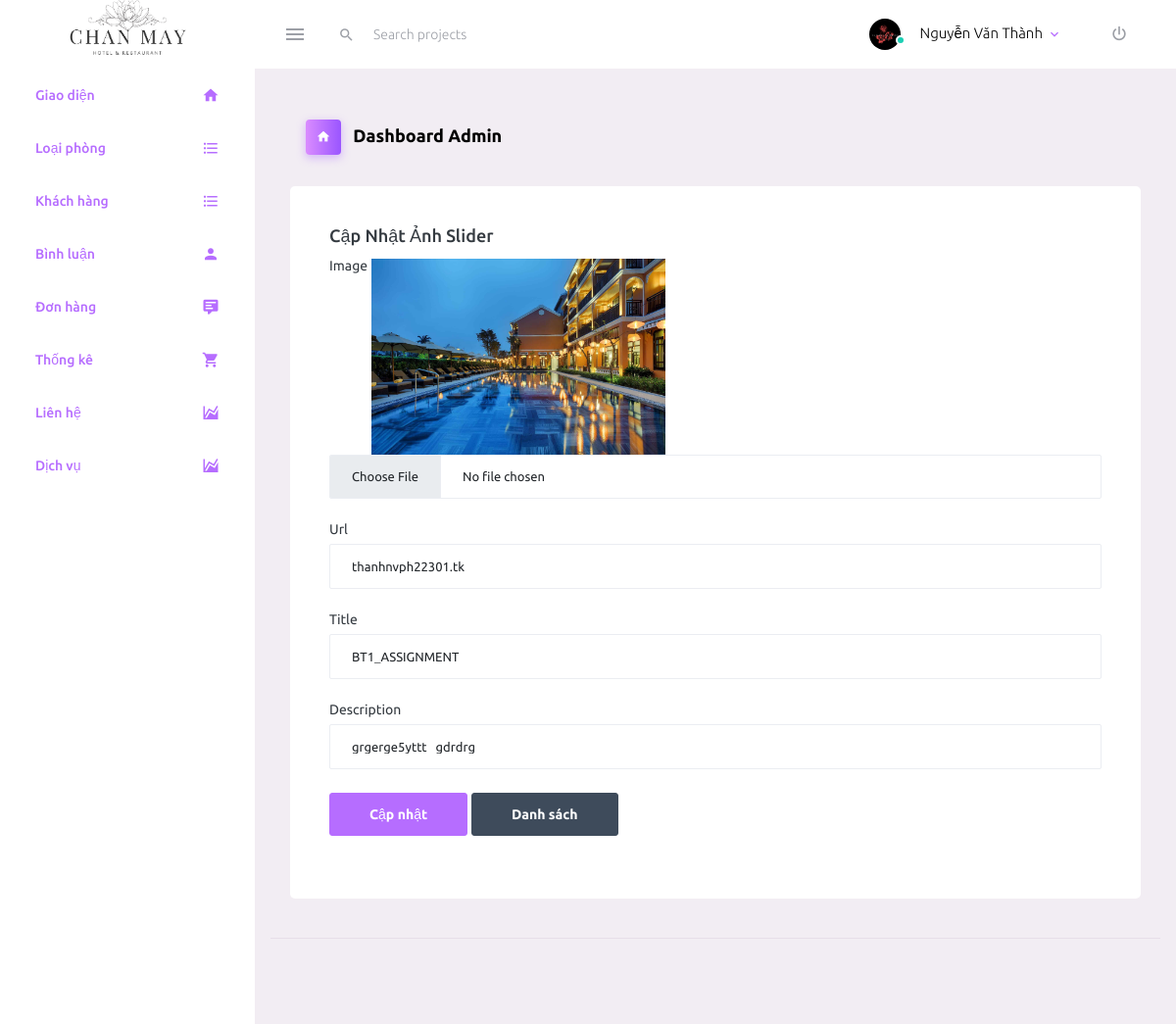
Page /index.php?url=sua-slider&id=5 (signed in) on the committed database.
### tables this page shows
CREATE TABLE `slider` (
  `id_slider` int(11) NOT NULL,
  `image` varchar(255) NOT NULL,
  `url` varchar(255) NOT NULL,
  `title` varchar(255) NOT NULL,
  `description` varchar(255) NOT NULL
);

### Controller/adminController.php (called while the page is built, shortened)
<?php
require_once "./Models/home.php";
require_once './Models/pdo.php';
if (isset($_SESSION['account']) && ($_SESSION['account']['role'] == 1)) {
    function listOneSlider()
    {
        include_once './View/Admin/header.php';
        if (isset($_GET['id']) && ($_GET['id'] > 0)) {
            $id = $_GET['id'];
            $oneSlider = listOneAnhSlider($id);
        }
        include_once './View/Admin/giaodien/edit_slider.php';
        include_once './View/Admin/footer.php';
    }
}
?>

### Models/pdo.php (called while the page is built, shortened)
<?php
function pdo_get_connection(){
    $dburl = "mysql:host=localhost;dbname=duan1;charset=utf8";
    $username = 'root';
    $password = '';
    $conn = new PDO($dburl, $username, $password);
    $conn->setAttribute(PDO::ATTR_ERRMODE, PDO::ERRMODE_EXCEPTION);
    return $conn;
}
function pdo_query_one($sql){
    $sql_args = array_slice(func_get_args(), 1);
    try{
        $conn = pdo_get_connection();
        $stmt = $conn->prepare($sql);
        $stmt->execute($sql_args);
        $row = $stmt->fetch(PDO::FETCH_ASSOC);
        return $row;
    }
    catch(PDOException $e){
        throw $e;
    }
    finally{
        unset($conn);
    }
}

### Models/home.php (called while the page is built, shortened)
<?php
function listOneAnhSlider($id){
    $sql = "SELECT * FROM slider where id_slider = ".$id;
    $one = pdo_query_one($sql);
    return $one;
}
?>

### View/Admin/giaodien/edit_slider.php (the view, shortened to what this page needs)
<div class="row">
    <div class="col-md-12 grid-margin stretch-card">
        <div class="card">
            <div class="card-body">
                <h4 class="card-title">Cập nhật ảnh Slider</h4>
                    <form class="forms-sample" action="index.php?url=cap-nhat-slider" method="post" enctype="multipart/form-data">
                        <div class="form-group">
                            <label for="">Image</label>
                            <img src="View/src/upload/<?php echo $oneSlider['image']; ?>" alt="Lỗi tải ảnh" style="width: 300px">
                            <input type="file" class="form-control" name="image">
                        </div>
                        <div class="form-group">
                            <label for="">Url</label>
                            <input type="text" class="form-control" name="url" value="<?php echo $oneSlider['url']; ?> ">
                        </div>
                        <div class="form-group">
                            <label for="">Title</label>
                            <input type="text" class="form-control" name="title" value="<?php echo $oneSlider['title']; ?> ">
                        </div>
                        <div class="form-group">
                            <label for="">Description</label>
                            <input type="text" class="form-control" name="desc" value="<?php echo $oneSlider['description']; ?> ">
                        </div>
                        <div class="form-group mt-3">
                            <input class="btn btn-primary" type="submit" name="capnhat" value="Cập nhật">
                            <a href="index.php?url=admin"><input class="btn btn-dark" type="button" value="Danh sách"></a>
                        </div>
                    </form>
            </div>
        </div>
    </div>

### rows in the picture
slider: image (picture), url "thanhnvph22301.tk", title "BT1_ASSIGNMENT", desc "grgerge5yttt gdrdrg"

### other values in the picture
$_SESSION['account']['fullname'] "Nguyễn Văn Thành"
